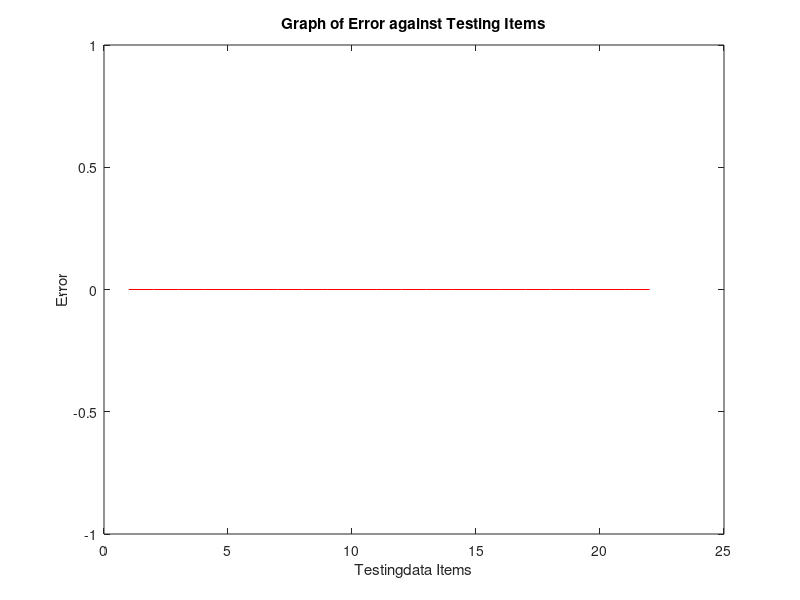

Write the MATLAB code that produced this figure.
function perceptron
    format bank;
    #Importing iris data
    dataset=importdata('iris.txt');
    #training data
    trainingdata=dataset([1:25 51:75],2:5);
    #Actual Output
    actual_output=dataset([1:25 51:75],1);
    
    #testingdata
    testingdata=dataset([30:40 80:90],2:5);
    #Actual Output Testing
    testing_output=dataset([30:40 80:90],1);
    
    

    #trainingdata=[1 0 0;
    #             1 1 0;
    #             1 0 1;
    #             1 1 1;]
    #actual_output=[1;1;1;0]
    #
    #testingdata=[1 0 1;
    #             1 1 0;
    #             1 1 1;
    #             1 0 0;];
    %Initializing the weights
    weight=zeros(1, 4);
    threshold=input("Enter Threshold:\n")
    learning_rate=input("Enter Learning Rate 0-1:\n")
    while 1
        error_count=0;
        for i=1:length(trainingdata)
            %calculating output of hiddenlayer 1
            input=trainingdata(i,:);
            input=input';
            sum=(weight)*input;
            %steping function
            output=activation(sum, threshold);
            errord=actual_output(i)-output;
            if errord!=0
                error_count=error_count+1;
                weightchange=learning_rate*errord.*input';
                weight=weight+weightchange;
            endif  
        endfor
        
        if error_count==0
            break;
        endif
    endwhile
    disp("Resultant Weights")
    weight
    disp("Testing Set")
    errord=zeros(length(testingdata), 1);
    for i=1:length(testingdata)
            %calculating output of hiddenlayer 1
            disp("*********************************")
            input=testingdata(i,:)
            input=input';
            sum=(weight)*input;
            %steping function
            output=activation(sum, threshold)
            errord(i)=testing_output(i)-output;
        endfor
        
        %plot a graph of error against testing set
        plot(1:length(testingdata), errord, 'r-');
        title("Graph of Error against Testing Items");
        xlabel("Testingdata Items");
        ylabel("Error")
    
    
endfunction

%Activation function
function ret=activation(x, threshold)
    
    if x>threshold
            out=2;
        else
            out=1;
    endif
    ret=out;
endfunction
    